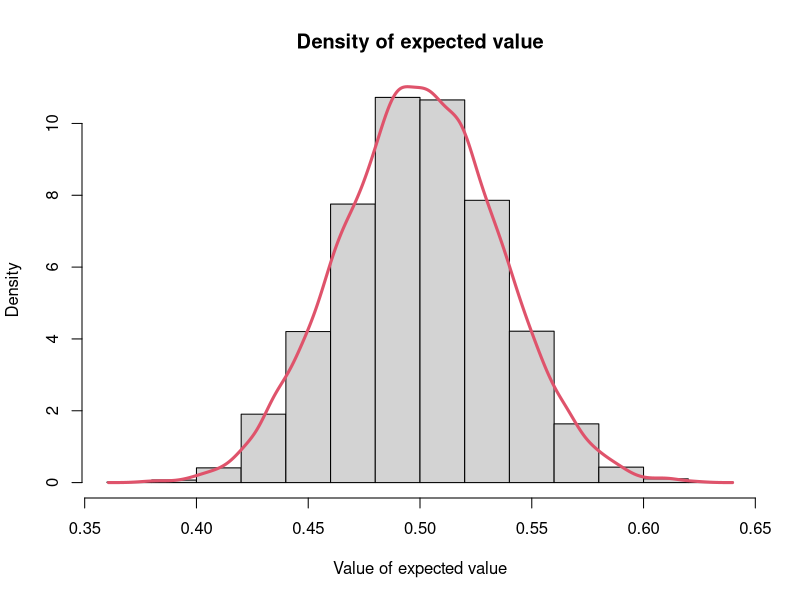

Reproduce this figure in R.
## ---- chunk 1
expvalue=function(n){
  mean(rbeta(n, 0.5, 0.5))
}
## ---- chunk 2
estimates = replicate(10000, expvalue(100))
## ---- chunk 3
curve <-hist(estimates,main ="Density of expected value",xlab ="Value of expected value",ylab = "Density", probability = TRUE)
lines(density(estimates), col=10,lwd=3)
